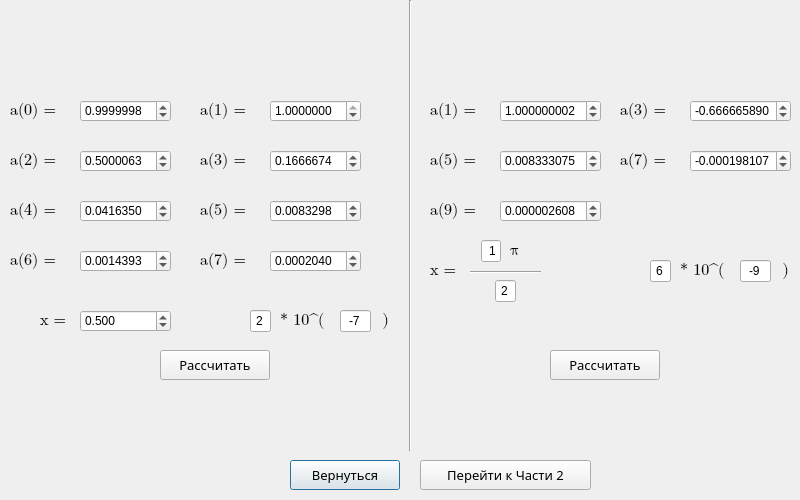
<?xml version="1.0" encoding="UTF-8"?>
<ui version="4.0">
 <class>Dialog</class>
 <widget class="QDialog" name="Dialog">
  <property name="geometry">
   <rect>
    <x>0</x>
    <y>0</y>
    <width>800</width>
    <height>500</height>
   </rect>
  </property>
  <property name="minimumSize">
   <size>
    <width>800</width>
    <height>500</height>
   </size>
  </property>
  <property name="maximumSize">
   <size>
    <width>800</width>
    <height>500</height>
   </size>
  </property>
  <property name="windowTitle">
   <string>Dialog</string>
  </property>
  <widget class="Line" name="line">
   <property name="geometry">
    <rect>
     <x>400</x>
     <y>0</y>
     <width>21</width>
     <height>451</height>
    </rect>
   </property>
   <property name="orientation">
    <enum>Qt::Vertical</enum>
   </property>
  </widget>
  <widget class="QPushButton" name="bReturn">
   <property name="geometry">
    <rect>
     <x>290</x>
     <y>460</y>
     <width>110</width>
     <height>30</height>
    </rect>
   </property>
   <property name="font">
    <font>
     <family>Bahnschrift Light</family>
     <pointsize>10</pointsize>
    </font>
   </property>
   <property name="text">
    <string>Вернуться</string>
   </property>
  </widget>
  <widget class="QLabel" name="lEps_func">
   <property name="geometry">
    <rect>
     <x>120</x>
     <y>10</y>
     <width>141</width>
     <height>71</height>
    </rect>
   </property>
   <property name="text">
    <string/>
   </property>
   <property name="pixmap">
    <pixmap>third_e.gif</pixmap>
   </property>
   <property name="scaledContents">
    <bool>true</bool>
   </property>
  </widget>
  <widget class="QDoubleSpinBox" name="DSA0_eps">
   <property name="geometry">
    <rect>
     <x>80</x>
     <y>100</y>
     <width>91</width>
     <height>22</height>
    </rect>
   </property>
   <property name="decimals">
    <number>7</number>
   </property>
   <property name="minimum">
    <double>-1.000000000000000</double>
   </property>
   <property name="maximum">
    <double>1.000000000000000</double>
   </property>
   <property name="singleStep">
    <double>0.000010000000000</double>
   </property>
   <property name="value">
    <double>0.999999800000000</double>
   </property>
  </widget>
  <widget class="QDoubleSpinBox" name="DSA1_eps">
   <property name="geometry">
    <rect>
     <x>270</x>
     <y>100</y>
     <width>91</width>
     <height>22</height>
    </rect>
   </property>
   <property name="decimals">
    <number>7</number>
   </property>
   <property name="minimum">
    <double>-1.000000000000000</double>
   </property>
   <property name="maximum">
    <double>1.000000000000000</double>
   </property>
   <property name="value">
    <double>1.000000000000000</double>
   </property>
  </widget>
  <widget class="QDoubleSpinBox" name="DSA3_eps">
   <property name="geometry">
    <rect>
     <x>270</x>
     <y>150</y>
     <width>91</width>
     <height>22</height>
    </rect>
   </property>
   <property name="decimals">
    <number>7</number>
   </property>
   <property name="minimum">
    <double>-1.000000000000000</double>
   </property>
   <property name="maximum">
    <double>1.000000000000000</double>
   </property>
   <property name="singleStep">
    <double>0.000010000000000</double>
   </property>
   <property name="value">
    <double>0.166667400000000</double>
   </property>
  </widget>
  <widget class="QDoubleSpinBox" name="DSA5_eps">
   <property name="geometry">
    <rect>
     <x>270</x>
     <y>200</y>
     <width>91</width>
     <height>22</height>
    </rect>
   </property>
   <property name="decimals">
    <number>7</number>
   </property>
   <property name="minimum">
    <double>-1.000000000000000</double>
   </property>
   <property name="maximum">
    <double>1.000000000000000</double>
   </property>
   <property name="singleStep">
    <double>0.000010000000000</double>
   </property>
   <property name="value">
    <double>0.008329800000000</double>
   </property>
  </widget>
  <widget class="QDoubleSpinBox" name="DSA2_eps">
   <property name="geometry">
    <rect>
     <x>80</x>
     <y>150</y>
     <width>91</width>
     <height>22</height>
    </rect>
   </property>
   <property name="decimals">
    <number>7</number>
   </property>
   <property name="minimum">
    <double>-1.000000000000000</double>
   </property>
   <property name="maximum">
    <double>1.000000000000000</double>
   </property>
   <property name="singleStep">
    <double>0.000010000000000</double>
   </property>
   <property name="value">
    <double>0.500006300000000</double>
   </property>
  </widget>
  <widget class="QDoubleSpinBox" name="DSA4_eps">
   <property name="geometry">
    <rect>
     <x>80</x>
     <y>200</y>
     <width>91</width>
     <height>22</height>
    </rect>
   </property>
   <property name="decimals">
    <number>7</number>
   </property>
   <property name="minimum">
    <double>-1.000000000000000</double>
   </property>
   <property name="maximum">
    <double>1.000000000000000</double>
   </property>
   <property name="singleStep">
    <double>0.000010000000000</double>
   </property>
   <property name="value">
    <double>0.041635000000000</double>
   </property>
  </widget>
  <widget class="QDoubleSpinBox" name="DSA6_eps">
   <property name="geometry">
    <rect>
     <x>80</x>
     <y>250</y>
     <width>91</width>
     <height>22</height>
    </rect>
   </property>
   <property name="decimals">
    <number>7</number>
   </property>
   <property name="minimum">
    <double>-1.000000000000000</double>
   </property>
   <property name="maximum">
    <double>1.000000000000000</double>
   </property>
   <property name="singleStep">
    <double>0.000010000000000</double>
   </property>
   <property name="value">
    <double>0.001439300000000</double>
   </property>
  </widget>
  <widget class="QLabel" name="lA0_eps">
   <property name="geometry">
    <rect>
     <x>10</x>
     <y>90</y>
     <width>71</width>
     <height>41</height>
    </rect>
   </property>
   <property name="font">
    <font>
     <family>Cambria Math</family>
     <pointsize>12</pointsize>
     <italic>false</italic>
     <underline>false</underline>
     <strikeout>false</strikeout>
    </font>
   </property>
   <property name="text">
    <string>a(0) = </string>
   </property>
  </widget>
  <widget class="QLabel" name="lA2_eps">
   <property name="geometry">
    <rect>
     <x>10</x>
     <y>140</y>
     <width>71</width>
     <height>41</height>
    </rect>
   </property>
   <property name="font">
    <font>
     <family>Cambria Math</family>
     <pointsize>12</pointsize>
     <italic>false</italic>
     <underline>false</underline>
     <strikeout>false</strikeout>
    </font>
   </property>
   <property name="text">
    <string>a(2) = </string>
   </property>
  </widget>
  <widget class="QLabel" name="lA4_eps">
   <property name="geometry">
    <rect>
     <x>10</x>
     <y>190</y>
     <width>71</width>
     <height>41</height>
    </rect>
   </property>
   <property name="font">
    <font>
     <family>Cambria Math</family>
     <pointsize>12</pointsize>
     <italic>false</italic>
     <underline>false</underline>
     <strikeout>false</strikeout>
    </font>
   </property>
   <property name="text">
    <string>a(4) = </string>
   </property>
  </widget>
  <widget class="QLabel" name="lA6_eps">
   <property name="geometry">
    <rect>
     <x>10</x>
     <y>240</y>
     <width>71</width>
     <height>41</height>
    </rect>
   </property>
   <property name="font">
    <font>
     <family>Cambria Math</family>
     <pointsize>12</pointsize>
     <italic>false</italic>
     <underline>false</underline>
     <strikeout>false</strikeout>
    </font>
   </property>
   <property name="text">
    <string>a(6) = </string>
   </property>
  </widget>
  <widget class="QLabel" name="lA1_eps">
   <property name="geometry">
    <rect>
     <x>200</x>
     <y>90</y>
     <width>71</width>
     <height>41</height>
    </rect>
   </property>
   <property name="font">
    <font>
     <family>Cambria Math</family>
     <pointsize>12</pointsize>
     <italic>false</italic>
     <underline>false</underline>
     <strikeout>false</strikeout>
    </font>
   </property>
   <property name="text">
    <string>a(1) = </string>
   </property>
  </widget>
  <widget class="QLabel" name="lA3_eps">
   <property name="geometry">
    <rect>
     <x>200</x>
     <y>140</y>
     <width>71</width>
     <height>41</height>
    </rect>
   </property>
   <property name="font">
    <font>
     <family>Cambria Math</family>
     <pointsize>12</pointsize>
     <italic>false</italic>
     <underline>false</underline>
     <strikeout>false</strikeout>
    </font>
   </property>
   <property name="text">
    <string>a(3) = </string>
   </property>
  </widget>
  <widget class="QLabel" name="lA5_eps">
   <property name="geometry">
    <rect>
     <x>200</x>
     <y>190</y>
     <width>71</width>
     <height>41</height>
    </rect>
   </property>
   <property name="font">
    <font>
     <family>Cambria Math</family>
     <pointsize>12</pointsize>
     <italic>false</italic>
     <underline>false</underline>
     <strikeout>false</strikeout>
    </font>
   </property>
   <property name="text">
    <string>a(5) = </string>
   </property>
  </widget>
  <widget class="QLabel" name="lA7_eps">
   <property name="geometry">
    <rect>
     <x>200</x>
     <y>240</y>
     <width>71</width>
     <height>41</height>
    </rect>
   </property>
   <property name="font">
    <font>
     <family>Cambria Math</family>
     <pointsize>12</pointsize>
     <italic>false</italic>
     <underline>false</underline>
     <strikeout>false</strikeout>
    </font>
   </property>
   <property name="text">
    <string>a(7) = </string>
   </property>
  </widget>
  <widget class="QDoubleSpinBox" name="DSA7_eps">
   <property name="geometry">
    <rect>
     <x>270</x>
     <y>250</y>
     <width>91</width>
     <height>22</height>
    </rect>
   </property>
   <property name="decimals">
    <number>7</number>
   </property>
   <property name="minimum">
    <double>-1.000000000000000</double>
   </property>
   <property name="maximum">
    <double>1.000000000000000</double>
   </property>
   <property name="singleStep">
    <double>0.000010000000000</double>
   </property>
   <property name="value">
    <double>0.000204000000000</double>
   </property>
  </widget>
  <widget class="QDoubleSpinBox" name="DSX_eps">
   <property name="geometry">
    <rect>
     <x>80</x>
     <y>310</y>
     <width>91</width>
     <height>22</height>
    </rect>
   </property>
   <property name="decimals">
    <number>3</number>
   </property>
   <property name="maximum">
    <double>1.000000000000000</double>
   </property>
   <property name="singleStep">
    <double>0.001000000000000</double>
   </property>
   <property name="value">
    <double>0.500000000000000</double>
   </property>
  </widget>
  <widget class="QLabel" name="lX_eps">
   <property name="geometry">
    <rect>
     <x>40</x>
     <y>300</y>
     <width>71</width>
     <height>41</height>
    </rect>
   </property>
   <property name="font">
    <font>
     <family>Cambria Math</family>
     <pointsize>12</pointsize>
     <italic>false</italic>
     <underline>false</underline>
     <strikeout>false</strikeout>
    </font>
   </property>
   <property name="text">
    <string>x = </string>
   </property>
  </widget>
  <widget class="QPushButton" name="bCalculation_eps">
   <property name="geometry">
    <rect>
     <x>160</x>
     <y>350</y>
     <width>110</width>
     <height>30</height>
    </rect>
   </property>
   <property name="font">
    <font>
     <family>Bahnschrift Light</family>
     <pointsize>10</pointsize>
    </font>
   </property>
   <property name="text">
    <string>Рассчитать</string>
   </property>
  </widget>
  <widget class="QLabel" name="lResult_eps">
   <property name="geometry">
    <rect>
     <x>50</x>
     <y>380</y>
     <width>341</width>
     <height>71</height>
    </rect>
   </property>
   <property name="font">
    <font>
     <family>Bahnschrift Light</family>
     <pointsize>12</pointsize>
     <weight>75</weight>
     <italic>false</italic>
     <bold>true</bold>
     <underline>false</underline>
     <strikeout>false</strikeout>
    </font>
   </property>
   <property name="text">
    <string/>
   </property>
   <property name="alignment">
    <set>Qt::AlignCenter</set>
   </property>
  </widget>
  <widget class="QLabel" name="lSin_func">
   <property name="geometry">
    <rect>
     <x>510</x>
     <y>10</y>
     <width>231</width>
     <height>81</height>
    </rect>
   </property>
   <property name="text">
    <string/>
   </property>
   <property name="pixmap">
    <pixmap>third_sin.png</pixmap>
   </property>
  </widget>
  <widget class="QDoubleSpinBox" name="DSA5_sin">
   <property name="geometry">
    <rect>
     <x>500</x>
     <y>150</y>
     <width>101</width>
     <height>22</height>
    </rect>
   </property>
   <property name="decimals">
    <number>9</number>
   </property>
   <property name="minimum">
    <double>-1.000000000000000</double>
   </property>
   <property name="maximum">
    <double>1.000000000000000</double>
   </property>
   <property name="singleStep">
    <double>0.000010000000000</double>
   </property>
   <property name="value">
    <double>0.008333075000000</double>
   </property>
  </widget>
  <widget class="QLabel" name="lA3_sin">
   <property name="geometry">
    <rect>
     <x>620</x>
     <y>90</y>
     <width>71</width>
     <height>41</height>
    </rect>
   </property>
   <property name="font">
    <font>
     <family>Cambria Math</family>
     <pointsize>12</pointsize>
     <italic>false</italic>
     <underline>false</underline>
     <strikeout>false</strikeout>
    </font>
   </property>
   <property name="text">
    <string>a(3) = </string>
   </property>
  </widget>
  <widget class="QDoubleSpinBox" name="DSA7_sin">
   <property name="geometry">
    <rect>
     <x>690</x>
     <y>150</y>
     <width>101</width>
     <height>22</height>
    </rect>
   </property>
   <property name="decimals">
    <number>9</number>
   </property>
   <property name="minimum">
    <double>-1.000000000000000</double>
   </property>
   <property name="maximum">
    <double>1.000000000000000</double>
   </property>
   <property name="singleStep">
    <double>0.000010000000000</double>
   </property>
   <property name="value">
    <double>-0.000198107000000</double>
   </property>
  </widget>
  <widget class="QLabel" name="lA5_sin">
   <property name="geometry">
    <rect>
     <x>430</x>
     <y>140</y>
     <width>71</width>
     <height>41</height>
    </rect>
   </property>
   <property name="font">
    <font>
     <family>Cambria Math</family>
     <pointsize>12</pointsize>
     <italic>false</italic>
     <underline>false</underline>
     <strikeout>false</strikeout>
    </font>
   </property>
   <property name="text">
    <string>a(5) = </string>
   </property>
  </widget>
  <widget class="QLabel" name="lA9_sin">
   <property name="geometry">
    <rect>
     <x>430</x>
     <y>190</y>
     <width>71</width>
     <height>41</height>
    </rect>
   </property>
   <property name="font">
    <font>
     <family>Cambria Math</family>
     <pointsize>12</pointsize>
     <italic>false</italic>
     <underline>false</underline>
     <strikeout>false</strikeout>
    </font>
   </property>
   <property name="text">
    <string>a(9) = </string>
   </property>
  </widget>
  <widget class="QLabel" name="lA1_sin">
   <property name="geometry">
    <rect>
     <x>430</x>
     <y>90</y>
     <width>71</width>
     <height>41</height>
    </rect>
   </property>
   <property name="font">
    <font>
     <family>Cambria Math</family>
     <pointsize>12</pointsize>
     <italic>false</italic>
     <underline>false</underline>
     <strikeout>false</strikeout>
    </font>
   </property>
   <property name="text">
    <string>a(1) = </string>
   </property>
  </widget>
  <widget class="QLabel" name="lA7_sin">
   <property name="geometry">
    <rect>
     <x>620</x>
     <y>140</y>
     <width>71</width>
     <height>41</height>
    </rect>
   </property>
   <property name="font">
    <font>
     <family>Cambria Math</family>
     <pointsize>12</pointsize>
     <italic>false</italic>
     <underline>false</underline>
     <strikeout>false</strikeout>
    </font>
   </property>
   <property name="text">
    <string>a(7) = </string>
   </property>
  </widget>
  <widget class="QDoubleSpinBox" name="DSA9_sin">
   <property name="geometry">
    <rect>
     <x>500</x>
     <y>200</y>
     <width>101</width>
     <height>22</height>
    </rect>
   </property>
   <property name="decimals">
    <number>9</number>
   </property>
   <property name="minimum">
    <double>-1.000000000000000</double>
   </property>
   <property name="maximum">
    <double>1.000000000000000</double>
   </property>
   <property name="singleStep">
    <double>0.000010000000000</double>
   </property>
   <property name="value">
    <double>0.000002608000000</double>
   </property>
  </widget>
  <widget class="QDoubleSpinBox" name="DSA3_sin">
   <property name="geometry">
    <rect>
     <x>690</x>
     <y>100</y>
     <width>101</width>
     <height>22</height>
    </rect>
   </property>
   <property name="decimals">
    <number>9</number>
   </property>
   <property name="minimum">
    <double>-1.000000000000000</double>
   </property>
   <property name="maximum">
    <double>1.000000000000000</double>
   </property>
   <property name="value">
    <double>-0.666665890000000</double>
   </property>
  </widget>
  <widget class="QDoubleSpinBox" name="DSA1_sin">
   <property name="geometry">
    <rect>
     <x>500</x>
     <y>100</y>
     <width>101</width>
     <height>22</height>
    </rect>
   </property>
   <property name="decimals">
    <number>9</number>
   </property>
   <property name="minimum">
    <double>-1.000000000000000</double>
   </property>
   <property name="maximum">
    <double>2.000000000000000</double>
   </property>
   <property name="singleStep">
    <double>0.000010000000000</double>
   </property>
   <property name="value">
    <double>1.000000002000000</double>
   </property>
  </widget>
  <widget class="QLabel" name="lX_sin">
   <property name="geometry">
    <rect>
     <x>430</x>
     <y>250</y>
     <width>71</width>
     <height>41</height>
    </rect>
   </property>
   <property name="font">
    <font>
     <family>Cambria Math</family>
     <pointsize>12</pointsize>
     <italic>false</italic>
     <underline>false</underline>
     <strikeout>false</strikeout>
    </font>
   </property>
   <property name="text">
    <string>x =</string>
   </property>
  </widget>
  <widget class="Line" name="line_2">
   <property name="geometry">
    <rect>
     <x>470</x>
     <y>264</y>
     <width>71</width>
     <height>16</height>
    </rect>
   </property>
   <property name="orientation">
    <enum>Qt::Horizontal</enum>
   </property>
  </widget>
  <widget class="QLineEdit" name="pi_coef">
   <property name="geometry">
    <rect>
     <x>481</x>
     <y>240</y>
     <width>20</width>
     <height>22</height>
    </rect>
   </property>
   <property name="text">
    <string>1</string>
   </property>
   <property name="alignment">
    <set>Qt::AlignRight|Qt::AlignTrailing|Qt::AlignVCenter</set>
   </property>
  </widget>
  <widget class="QLineEdit" name="inverse_pi_coef">
   <property name="geometry">
    <rect>
     <x>495</x>
     <y>280</y>
     <width>21</width>
     <height>22</height>
    </rect>
   </property>
   <property name="text">
    <string>2</string>
   </property>
   <property name="alignment">
    <set>Qt::AlignCenter</set>
   </property>
  </widget>
  <widget class="QLabel" name="pi">
   <property name="geometry">
    <rect>
     <x>510</x>
     <y>230</y>
     <width>21</width>
     <height>41</height>
    </rect>
   </property>
   <property name="font">
    <font>
     <family>Cambria Math</family>
     <pointsize>12</pointsize>
     <italic>false</italic>
     <underline>false</underline>
     <strikeout>false</strikeout>
    </font>
   </property>
   <property name="text">
    <string>π</string>
   </property>
  </widget>
  <widget class="QLabel" name="lEps_sin">
   <property name="geometry">
    <rect>
     <x>600</x>
     <y>260</y>
     <width>41</width>
     <height>21</height>
    </rect>
   </property>
   <property name="font">
    <font>
     <family>Cambria Math</family>
     <pointsize>12</pointsize>
     <italic>false</italic>
     <underline>false</underline>
     <strikeout>false</strikeout>
    </font>
   </property>
   <property name="text">
    <string/>
   </property>
   <property name="pixmap">
    <pixmap>eps.png</pixmap>
   </property>
   <property name="scaledContents">
    <bool>false</bool>
   </property>
  </widget>
  <widget class="QLineEdit" name="eps_coef">
   <property name="geometry">
    <rect>
     <x>650</x>
     <y>260</y>
     <width>21</width>
     <height>22</height>
    </rect>
   </property>
   <property name="text">
    <string>6</string>
   </property>
   <property name="alignment">
    <set>Qt::AlignCenter</set>
   </property>
  </widget>
  <widget class="QLabel" name="lEpsPower_sin">
   <property name="geometry">
    <rect>
     <x>680</x>
     <y>250</y>
     <width>121</width>
     <height>41</height>
    </rect>
   </property>
   <property name="font">
    <font>
     <family>Cambria Math</family>
     <pointsize>12</pointsize>
     <italic>false</italic>
     <underline>false</underline>
     <strikeout>false</strikeout>
    </font>
   </property>
   <property name="text">
    <string>* 10^(           )</string>
   </property>
  </widget>
  <widget class="QLineEdit" name="power_of_ten_sin">
   <property name="geometry">
    <rect>
     <x>740</x>
     <y>260</y>
     <width>31</width>
     <height>22</height>
    </rect>
   </property>
   <property name="text">
    <string>-9</string>
   </property>
   <property name="alignment">
    <set>Qt::AlignCenter</set>
   </property>
  </widget>
  <widget class="QPushButton" name="bCalculation_sin">
   <property name="geometry">
    <rect>
     <x>550</x>
     <y>350</y>
     <width>110</width>
     <height>30</height>
    </rect>
   </property>
   <property name="font">
    <font>
     <family>Bahnschrift Light</family>
     <pointsize>10</pointsize>
    </font>
   </property>
   <property name="text">
    <string>Рассчитать</string>
   </property>
  </widget>
  <widget class="QLabel" name="lResult_sin">
   <property name="geometry">
    <rect>
     <x>440</x>
     <y>380</y>
     <width>341</width>
     <height>71</height>
    </rect>
   </property>
   <property name="font">
    <font>
     <family>Bahnschrift Light</family>
     <pointsize>12</pointsize>
     <weight>75</weight>
     <italic>false</italic>
     <bold>true</bold>
     <underline>false</underline>
     <strikeout>false</strikeout>
    </font>
   </property>
   <property name="text">
    <string/>
   </property>
   <property name="alignment">
    <set>Qt::AlignCenter</set>
   </property>
  </widget>
  <widget class="QLabel" name="lEpsPower_eps">
   <property name="geometry">
    <rect>
     <x>280</x>
     <y>300</y>
     <width>121</width>
     <height>41</height>
    </rect>
   </property>
   <property name="font">
    <font>
     <family>Cambria Math</family>
     <pointsize>12</pointsize>
     <italic>false</italic>
     <underline>false</underline>
     <strikeout>false</strikeout>
    </font>
   </property>
   <property name="text">
    <string>* 10^(           )</string>
   </property>
  </widget>
  <widget class="QLineEdit" name="power_of_ten_eps">
   <property name="geometry">
    <rect>
     <x>340</x>
     <y>310</y>
     <width>31</width>
     <height>22</height>
    </rect>
   </property>
   <property name="text">
    <string>-7</string>
   </property>
   <property name="alignment">
    <set>Qt::AlignCenter</set>
   </property>
  </widget>
  <widget class="QLabel" name="lEps_eps">
   <property name="geometry">
    <rect>
     <x>200</x>
     <y>310</y>
     <width>41</width>
     <height>21</height>
    </rect>
   </property>
   <property name="font">
    <font>
     <family>Cambria Math</family>
     <pointsize>12</pointsize>
     <italic>false</italic>
     <underline>false</underline>
     <strikeout>false</strikeout>
    </font>
   </property>
   <property name="text">
    <string/>
   </property>
   <property name="pixmap">
    <pixmap>eps.png</pixmap>
   </property>
   <property name="scaledContents">
    <bool>false</bool>
   </property>
  </widget>
  <widget class="QLineEdit" name="eps_coef_eps">
   <property name="geometry">
    <rect>
     <x>250</x>
     <y>310</y>
     <width>21</width>
     <height>22</height>
    </rect>
   </property>
   <property name="text">
    <string>2</string>
   </property>
   <property name="alignment">
    <set>Qt::AlignCenter</set>
   </property>
  </widget>
  <widget class="QPushButton" name="bPart2">
   <property name="geometry">
    <rect>
     <x>420</x>
     <y>460</y>
     <width>171</width>
     <height>30</height>
    </rect>
   </property>
   <property name="font">
    <font>
     <family>Bahnschrift Light</family>
     <pointsize>10</pointsize>
    </font>
   </property>
   <property name="text">
    <string>Перейти к Части 2</string>
   </property>
  </widget>
 </widget>
 <resources/>
 <connections/>
</ui>
